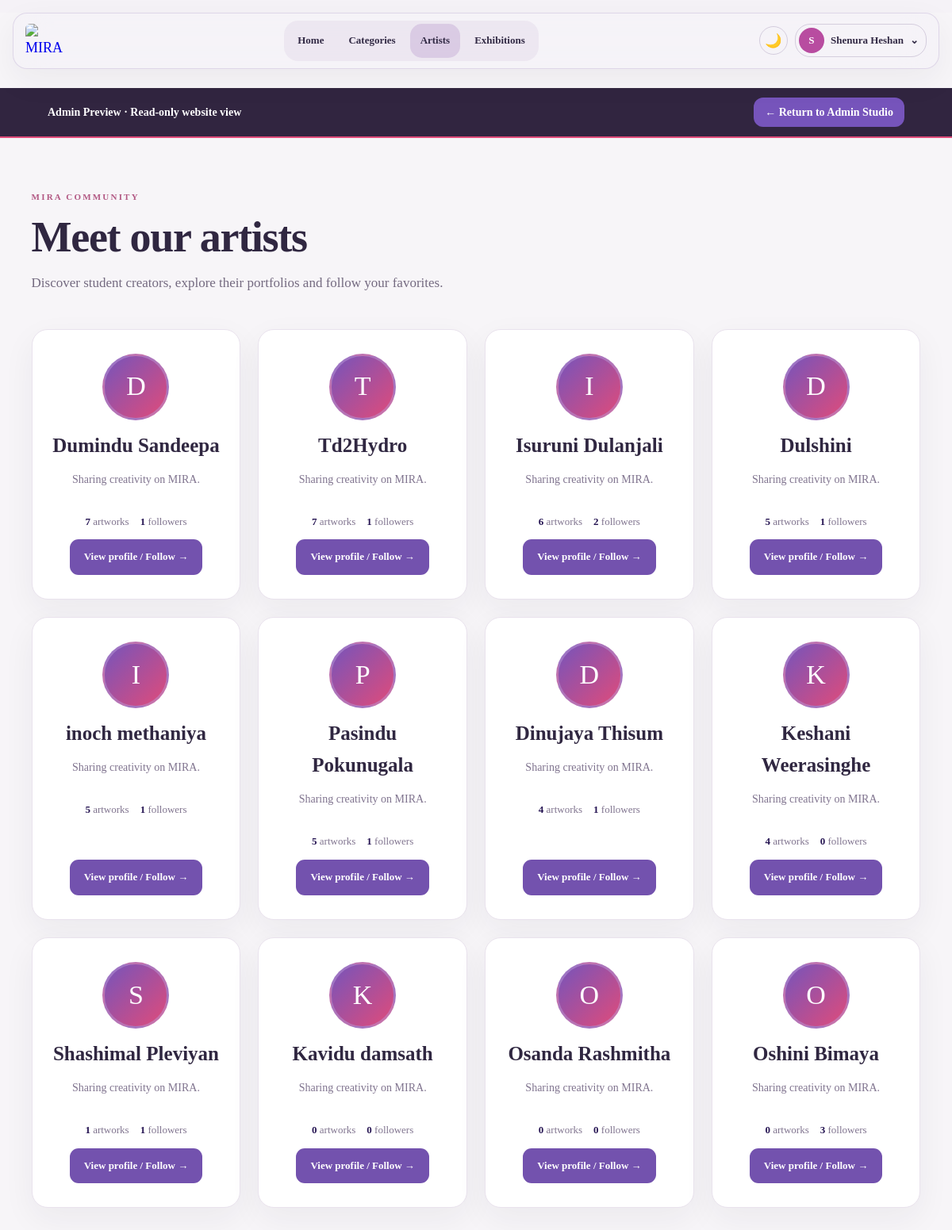
Page /artists.php (signed in) on the committed database.
### tables this page shows
CREATE TABLE `users` (
  `USER_ID` int(11) NOT NULL,
  `FULL_NAME` varchar(100) NOT NULL,
  `EMAIL` varchar(250) NOT NULL,
  `PASSWORD` varchar(200) NOT NULL,
  `ROLE` enum('STUDENT','ARTIST','ADMIN') DEFAULT 'STUDENT',
  `CREATED_AT` timestamp NOT NULL DEFAULT current_timestamp(),
  `ABOUT_ARTIST` text DEFAULT NULL,
  `PROFILE_PHOTO` varchar(255) DEFAULT NULL,
  `COVER_PHOTO` varchar(255) DEFAULT NULL,
  `account_status` varchar(20) NOT NULL DEFAULT 'active',
  `profile_image` varchar(255) DEFAULT NULL
);

### gallery-common.php (called while the page is built, shortened)
<?php
function miraEsc($value): string { return htmlspecialchars((string)$value, ENT_QUOTES | ENT_SUBSTITUTE, 'UTF-8'); }

### artists.php (the view, shortened to what this page needs)
<?php
require __DIR__ . '/mira-view-access.php';
require __DIR__ . '/gallery-common.php';
$artists = $conn->query("SELECT u.USER_ID, u.FULL_NAME, u.ABOUT_ARTIST, u.PROFILE_PHOTO,
    COUNT(DISTINCT a.artwork_id) AS artworks,
    (SELECT COUNT(*) FROM follows f WHERE f.following_id = u.USER_ID) AS followers
    FROM users u LEFT JOIN artworks a ON a.user_id = u.USER_ID AND LOWER(a.status) = 'approved'
    WHERE UPPER(u.ROLE) = 'ARTIST'
    GROUP BY u.USER_ID, u.FULL_NAME, u.ABOUT_ARTIST, u.PROFILE_PHOTO
    ORDER BY artworks DESC, u.FULL_NAME ASC")->fetch_all(MYSQLI_ASSOC);
function miraProfilePhoto($path): string {
    $path = str_replace('\\', '/', (string)$path);
    return preg_match('~^uploads/profiles/[a-zA-Z0-9_.-]+\.(?:jpg|jpeg|png|webp)$~i', $path) ? $path : '';
}
?><!doctype html>
<html lang="en"><head><meta charset="utf-8"><meta name="viewport" content="width=device-width,initial-scale=1">
<link rel="stylesheet" href="style.css"><link rel="stylesheet" href="gallery.css"><link rel="stylesheet" href="mira-student-nav.css?v=2"><link rel="stylesheet" href="artist-enhancements.css?v=1"><script src="theme.js" defer></script>
<link rel="stylesheet" href="mira-design-system.css?v=1">
</head><body class="user-home-page mira-gallery-page mira-artists-directory">
<?php require __DIR__ . '/mira-student-nav.php'; ?>
<main class="mira-gallery-wrap">
<section class="mira-gallery-heading"><p>MIRA COMMUNITY</p><h1>Meet our artists</h1><span>Discover student creators, explore their portfolios and follow your favorites.</span></section>
<div class="mira-artist-grid">
<?php foreach ($artists as $a): $photo = miraProfilePhoto($a['PROFILE_PHOTO']); ?>
<article class="mira-artist-card">
<div class="mira-artist-avatar">
<?php if ($photo !== ''): ?><img loading="lazy" src="<?= miraEsc($photo) ?>" alt="<?= miraEsc($a['FULL_NAME']) ?> profile picture">
<?php else: ?><?= miraEsc(strtoupper(substr(trim($a['FULL_NAME']), 0, 1))) ?><?php endif; ?>
</div>
<h2><?= miraEsc($a['FULL_NAME']) ?></h2>
<p class="mira-artist-bio"><?= miraEsc($a['ABOUT_ARTIST'] ?: 'Sharing creativity on MIRA.') ?></p>
<div class="mira-artist-metrics"><span><strong><?= (int)$a['artworks'] ?></strong> artworks</span><span><strong><?= (int)$a['followers'] ?></strong> followers</span></div>
<a class="mira-artist-button" href="<?= (int)$a['USER_ID'] === (int)$_SESSION['user_id'] ? 'profile.php' : 'artist-profile.php?id='.(int)$a['USER_ID'] ?>"><?= (int)$a['USER_ID'] === (int)$_SESSION['user_id'] ? 'My profile' : 'View profile / Follow' ?> →</a>
</article>
<?php endforeach; ?>
</div>
</main></body></html>

### style.css (style rules this page uses)
* { margin: 0; padding: 0; box-sizing: border-box; }
body { font-family: "Segoe UI", Tahoma, Geneva, Verdana, sans-serif; background: #f5f2f7; color: #2e1e5d; }
body, body * { font-family: "Cormorant Garamond", serif; }
body { font-size: 18px; line-height: 1.6; }
.user-home-page { min-height: 100vh; margin: 0; background: #f5f2f7; color: #2e1e5d; }
:root { --mira-page-bg: #f5f2f7; --mira-card-bg: #ffffff; --mira-ink: #2e1e5d; }
html, body, .mira-home, .mira-showcase, .mira-stage, .login-page, .mira-about, .mira-categories, .vc-message, .user-home-page, .artwork-view-page, .mira-opening { background: var(--mira-page-bg); }
:root, html[data-theme="light"] { color-scheme: light; --mira-page-bg: #f5f2f7; --mira-card-bg: #ffffff; --mira-ink: #2e1e5d; --mira-muted: #756c81; --mira-border: #ded5e8; --mira-input-bg: #ffffff; --mira-glass: rgba(255,255,255,.65); --mira-glass-edge: rgba(255,255,255,.75); --mira-hover: #eee8f7; }
html, body, .mira-home, .mira-showcase, .mira-stage, .login-page, .mira-about, .mira-categories, .vc-message, .user-home-page, .artwork-view-page, .mira-opening, .mira-feed-page, .header { background: var(--mira-page-bg); color: var(--mira-ink); }

### gallery.css (style rules this page uses)
:root { --mira-bg:#f5f2f7;--mira-card:#fff;--mira-text:#2e1e5d;--mira-muted:#756c81;--mira-border:#e9deef }
body.user-home-page { background:var(--mira-bg);color:var(--mira-text) }
.mira-gallery-wrap { max-width:1450px;margin:auto;padding:24px 28px 75px }
.mira-gallery-heading { text-align:center;margin:30px auto 36px }
.mira-gallery-heading p,.mira-detail-label { color:#e04b7a;letter-spacing:3px;font-size:12px;font-weight:700 }
.mira-gallery-heading h1 { color:var(--mira-text);font-size:clamp(34px,5vw,58px);line-height:1.1;margin:12px 0 }
.mira-gallery-heading span { color:var(--mira-muted);font-size:17px }

### artist-enhancements.css (style rules this page uses)
.mira-artist-grid { display:grid;grid-template-columns:repeat(auto-fill,minmax(235px,1fr));gap:22px;margin:32px 0 90px }
.mira-artist-card { background:var(--profile-card,#fff);color:var(--profile-text,#251452);border:1px solid var(--profile-border,#eee5f3);border-radius:24px;padding:26px 23px;display:flex;align-items:center;flex-direction:column;text-align:center;gap:12px;box-shadow:0 8px 24px #0000000b;transition:transform .2s,border-color .2s }
.mira-artist-avatar { height:96px;width:96px;border-radius:50%;background:linear-gradient(135deg,#7654bb,#e04b7a);display:grid;place-items:center;color:white;font-size:40px;overflow:hidden;border:3px solid #b997d580 }
.mira-artist-card h2 { font-size:23px;margin:0;overflow-wrap:anywhere;color:inherit }
.mira-artist-bio { font-size:14px;line-height:1.6;color:var(--profile-muted,#80748f);margin:0;display:-webkit-box;-webkit-line-clamp:3;-webkit-box-orient:vertical;overflow:hidden;min-height:3em;overflow-wrap:anywhere }
.mira-artist-metrics { display:flex;gap:14px;justify-content:center;color:var(--profile-muted,#80748f);font-size:13px;flex-wrap:wrap }
.mira-artist-metrics strong { color:var(--profile-text,#251452) }
.mira-artist-button { display:inline-flex;margin-top:auto;padding:12px 18px;border-radius:26px;background:linear-gradient(110deg,#ff8a3d,#e04b7a);color:#fff!important;text-decoration:none;font-size:13px;font-weight:700 }
html[data-theme=light] .mira-artists-directory { --profile-card:#fff;--profile-text:#251452;--profile-border:#eee5f3;--profile-muted:#80748f }

### rows in the picture
users: FULL_NAME "D", FULL_NAME "Dumindu Sandeepa", ABOUT_ARTIST "Sharing creativity on MIRA.", artworks "7", followers "1", shows "View profile / Follow"
users: FULL_NAME "T", FULL_NAME "Td2Hydro", ABOUT_ARTIST "Sharing creativity on MIRA.", artworks "7", followers "1", shows "View profile / Follow"
users: FULL_NAME "I", FULL_NAME "Isuruni Dulanjali", ABOUT_ARTIST "Sharing creativity on MIRA.", artworks "6", followers "2", shows "View profile / Follow"
users: FULL_NAME "D", FULL_NAME "Dulshini", ABOUT_ARTIST "Sharing creativity on MIRA.", artworks "5", followers "1", shows "View profile / Follow"
users: FULL_NAME "I", FULL_NAME "inoch methaniya", ABOUT_ARTIST "Sharing creativity on MIRA.", artworks "5", followers "1", shows "View profile / Follow"
users: FULL_NAME "P", FULL_NAME "Pasindu Pokunugala", ABOUT_ARTIST "Sharing creativity on MIRA.", artworks "5", followers "1", shows "View profile / Follow"
users: FULL_NAME "D", FULL_NAME "Dinujaya Thisum", ABOUT_ARTIST "Sharing creativity on MIRA.", artworks "4", followers "1", shows "View profile / Follow"
users: FULL_NAME "K", FULL_NAME "Keshani Weerasinghe", ABOUT_ARTIST "Sharing creativity on MIRA.", artworks "4", followers "0", shows "View profile / Follow"
users: FULL_NAME "S", FULL_NAME "Shashimal Pleviyan", ABOUT_ARTIST "Sharing creativity on MIRA.", artworks "1", followers "1", shows "View profile / Follow"
users: FULL_NAME "K", FULL_NAME "Kavidu damsath", ABOUT_ARTIST "Sharing creativity on MIRA.", artworks "0", followers "0", shows "View profile / Follow"
users: FULL_NAME "O", FULL_NAME "Osanda Rashmitha", ABOUT_ARTIST "Sharing creativity on MIRA.", artworks "0", followers "0", shows "View profile / Follow"
users: FULL_NAME "O", FULL_NAME "Oshini Bimaya", ABOUT_ARTIST "Sharing creativity on MIRA.", artworks "0", followers "3", shows "View profile / Follow"

### other values in the picture
substr($navName, 0, 1) "S"
$navName "Shenura Heshan"
